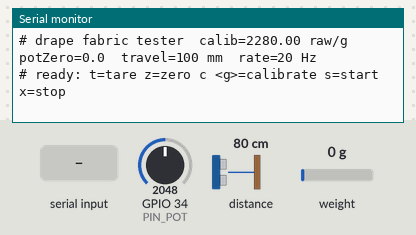
The sketch below on a simulated ESP32. Shown: the last lines printed to the serial monitor. Inputs (shaded band) come from the test bench; at power-on: GPIO 34 (PIN_POT) = 2048, distance to the obstacle 80 cm, weight on the scale 0 g (analog values on the 0–4095 scale). EEPROM starts erased.

Above: at 2.2 s.
2.3 s: "t\n" received over Serial
At 4.5 s:
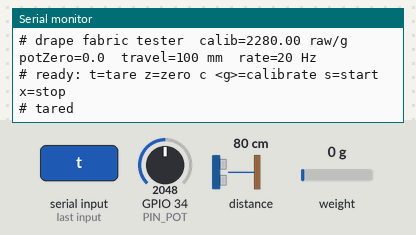
4.8 s: "z\n" received over Serial
At 5.9 s:
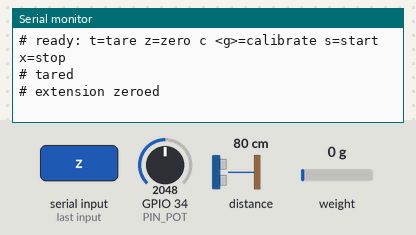
6.3 s: "s\n" received over Serial
At 6.41 s:
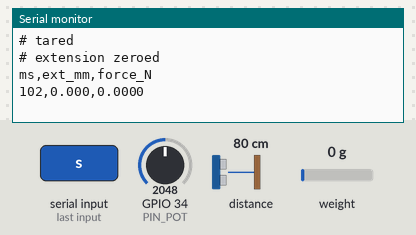
7.9 s: "x\n" received over Serial
At 9.1 s:
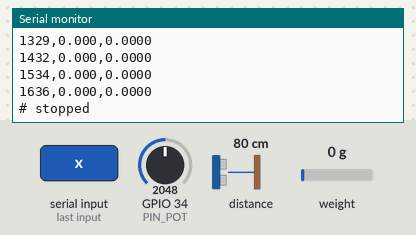
9.4 s: "d\n" received over Serial
At 10.4 s:
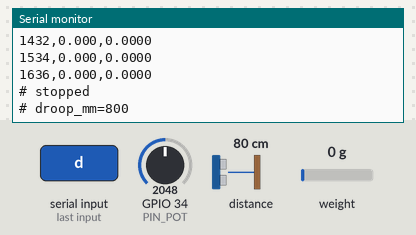
10.9 s: "c90\n" received over Serial
At 14.2 s:
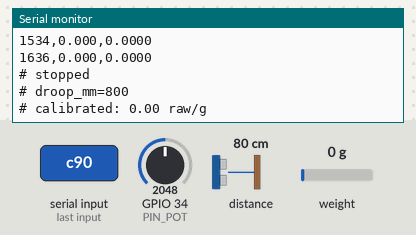
Timing chart, 0 to 14.9 s (numbered marks = the images above; inputs shaded):
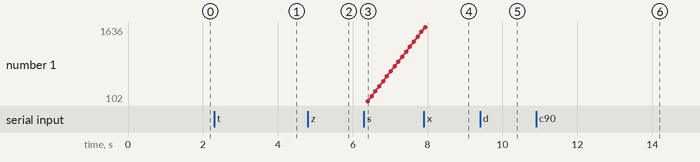

Measured:
- after the input at 2.3 s, the serial monitor: prints a new line after 1.0 s (image 1)
- after the input at 4.8 s, the serial monitor: prints a new line at once (image 2)
- after the input at 6.3 s, the serial monitor: prints a new line at once (image 3)
- after the input at 7.9 s, the serial monitor: prints a new line at once (image 4)
- after the input at 9.4 s, the serial monitor: prints a new line at once (image 5)
- after the input at 10.9 s, the serial monitor: prints a new line after 2.0 s (image 6)

The sketch:

fabric_tester.ino
```cpp
// drape fabric tester: ESP32 + HX711 load cell + slide potentiometer.
// Streams "ms,ext_mm,force_N" over USB serial at 115200 baud (the studio reads
// it with Web Serial; any serial monitor works too).
//
// Wiring (ESP32 DevKit):
//   HX711  DT -> GPIO16, SCK -> GPIO4, VCC -> 3V3, GND -> GND
//   Load cell (5 kg bar): red E+, black E-, white A-, green A+   (swap A+/A- if force reads negative)
//   Slide pot 10 kOhm, 100 mm travel: ends to 3V3 and GND, wiper -> GPIO34
//   Optional VL53L0X (droop test): SDA GPIO21, SCL GPIO22
//
// Serial commands:
//   t            tare (no load on the clamp)
//   z            zero the extension (clamps at gauge length, strip slack)
//   c <grams>    calibrate the load cell with a known weight hanging on the clamp
//   s            start streaming   x   stop
//   d            one droop reading from the VL53L0X (mm), if fitted
//   ?            show settings
//
// Library: "HX711" by Bogdan Necula (Arduino Library Manager). Optional: "VL53L0X" by Pololu.

#include <Arduino.h>
#include <Preferences.h>
#include "HX711.h"
#if __has_include(<VL53L0X.h>)
  #include <Wire.h>
  #include <VL53L0X.h>
  #define HAVE_TOF 1
  VL53L0X tof;
#endif

const int PIN_DT = 16, PIN_SCK = 4, PIN_POT = 34;
const float POT_TRAVEL_MM = 100.0;      // your slide pot's travel
const int RATE_HZ = 20;

HX711 scale;
Preferences prefs;
float calib = 2280.0;                   // raw units per gram (set with 'c')
float potZero = 0.0;                    // ADC reading at zero extension
bool streaming = false;
unsigned long t0 = 0;

float readPotMm() {
  long s = 0;
  for (int i = 0; i < 16; i++) s += analogRead(PIN_POT);
  float adc = s / 16.0;
  return (adc - potZero) / 4095.0 * POT_TRAVEL_MM;
}

float readForceN() {
  if (!scale.is_ready()) return NAN;
  return scale.get_units(1) / 1000.0 * 9.81;     // grams -> newtons
}

void showSettings() {
  Serial.printf("# drape fabric tester  calib=%.2f raw/g  potZero=%.1f  travel=%.0f mm  rate=%d Hz\n",
                calib, potZero, POT_TRAVEL_MM, RATE_HZ);
}

void setup() {
  Serial.begin(115200);
  analogReadResolution(12);
  scale.begin(PIN_DT, PIN_SCK);
  prefs.begin("drape", false);
  calib = prefs.getFloat("calib", calib);
  potZero = prefs.getFloat("potZero", 0.0);
  scale.set_scale(calib);
  scale.tare();
#ifdef HAVE_TOF
  Wire.begin(21, 22);
  tof.setTimeout(200);
  if (!tof.init()) Serial.println("# no VL53L0X found (droop test by ruler)");
#endif
  showSettings();
  Serial.println("# ready: t=tare z=zero c <g>=calibrate s=start x=stop");
}

void loop() {
  if (Serial.available()) {
    String cmd = Serial.readStringUntil('\n'); cmd.trim();
    if (cmd == "t") { scale.tare(); Serial.println("# tared"); }
    else if (cmd == "z") {
      long s = 0; for (int i = 0; i < 64; i++) s += analogRead(PIN_POT);
      potZero = s / 64.0; prefs.putFloat("potZero", potZero); Serial.println("# extension zeroed");
    }
    else if (cmd.startsWith("c")) {
      float g = cmd.substring(1).toFloat();
      if (g > 0) {
        scale.set_scale(1.0);
        float raw = scale.get_units(20);
        calib = raw / g; scale.set_scale(calib); prefs.putFloat("calib", calib);
        Serial.printf("# calibrated: %.2f raw/g\n", calib);
      }
    }
    else if (cmd == "s") { streaming = true; t0 = millis(); Serial.println("ms,ext_mm,force_N"); }
    else if (cmd == "x") { streaming = false; Serial.println("# stopped"); }
    else if (cmd == "?") showSettings();
#ifdef HAVE_TOF
    else if (cmd == "d") { Serial.printf("# droop_mm=%d\n", tof.readRangeSingleMillimeters()); }
#endif
  }
  if (streaming) {
    static unsigned long last = 0;
    if (millis() - last >= 1000 / RATE_HZ) {
      last = millis();
      float f = readForceN();
      if (!isnan(f)) Serial.printf("%lu,%.3f,%.4f\n", millis() - t0, readPotMm(), f);
    }
  }
}
```
